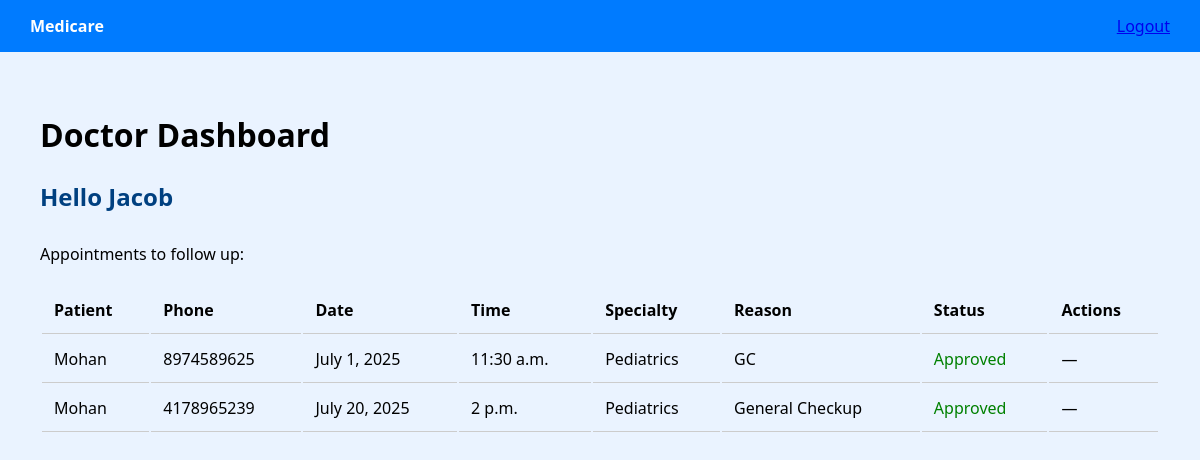
The page /dashboard/doctor/ (signed in) on the database its author committed.
### core/models.py (models this page shows, shortened)
class Appointment(models.Model):
    SPECIALTY_CHOICES = [
    ('Cardiology', 'Cardiology'),
    ('Gynecology', 'Gynecology'),
    ('Neurology', 'Neurology'),
    ('Psychiatry', 'Psychiatry'),
    ('Dermatology', 'Dermatology'),
    ('Pediatrics', 'Pediatrics'),
    ('Dentistry', 'Dentistry'),
    ('Orthopedics', 'Orthopedics'),
    ('ENT', 'ENT'),
    ('Oncology', 'Oncology'),
    ('General', 'General'),
    ('Radiology', 'Radiology'),
    ('Urology', 'Urology'),
    ('Endocrinology', 'Endocrinology'),
    ('Gastroenterology', 'Gastroenterology'),
    ('Nephrology', 'Nephrology'),
    ('Rheumatology', 'Rheumatology'),
    ('Pulmonology', 'Pulmonology'),
    ('Ophthalmology', 'Ophthalmology'),
]
    patient = models.ForeignKey(User, on_delete=models.CASCADE, related_name='appointments')
    patient_name = models.CharField(max_length=100)
    phone = models.CharField(max_length=10)
    specialty = models.CharField(max_length=100, choices=SPECIALTY_CHOICES)
    doctor = models.ForeignKey(User, on_delete=models.CASCADE, related_name='doctor_appointments')
    date = models.DateField()
    time = models.TimeField()
    reason = models.TextField()
    approved = models.BooleanField(default=False)
    rejected = models.BooleanField(default=False)

### core/views.py (the view)
# urls.py: path('dashboard/doctor/', doctor_dashboard, name='doctor_dashboard'),
@login_required
def doctor_dashboard(request):
    if not request.user.email.endswith('@doctor.com'):
        return redirect('login')
    appointments = Appointment.objects.filter(doctor=request.user).order_by('date', 'time')
    context = {
        'appointments': appointments
    }
    return render(request, 'medicare/doctor_dashboard.html', context)

### core/templates/medicare/doctor_dashboard.html (shortened to what this page needs)
{% load static %}
<!DOCTYPE html>
<html>
<head>
    <link rel="stylesheet" href="{% static 'css/bootstrap.min.css' %}">
</head>
<body>
    <div class="top-bar">
        <div><strong>Medicare</strong></div>
        <div><a href="{% url 'logout' %}" class="btn btn-light">Logout</a></div>
    </div>
    <div class="container-fluid">
        <h1>Doctor Dashboard</h1><h2><p class="lead">Hello <strong>{{ request.user.username }}</strong></h2> Appointments to follow up:</p>
        {% if appointments %}
            <table>
                <thead>
                    <tr>
                        <th>Patient</th>
                        <th>Phone</th>
                        <th>Date</th>
                        <th>Time</th>
                        <th>Specialty</th>
                        <th>Reason</th>
                        <th>Status</th>
                        <th>Actions</th>
                    </tr>
                </thead>
                <tbody>
                {% for appt in appointments %}
                    <tr>
                        <td>{{ appt.patient_name }}</td>
                        <td>{{ appt.phone }}</td>
                        <td>{{ appt.date }}</td>
                        <td>{{ appt.time }}</td>
                        <td>{{ appt.specialty }}</td>
                        <td>{{ appt.reason }}</td>
                        <td>
                            {% if appt.approved %}
                                <span class="text-success">Approved</span>
                            {% elif appt.rejected %}
                                <span class="text-danger">Rejected</span>
                            {% else %}
                                <span class="text-warning">Pending</span>
                            {% endif %}
                        </td>
                        <td>
                            {% if not appt.approved and not appt.rejected %}
                                <form method="post" action="{% url 'approve_appointment' appt.id %}" class="inline-form">
                                    {% csrf_token %}
                                    <button type="submit" class="btn-approve">Approve</button>
                                </form>
                                <form method="post" action="{% url 'reject_appointment' appt.id %}" class="inline-form">
                                    {% csrf_token %}
                                    <button type="submit" class="btn-reject">Reject</button>
                                </form>
                            {% else %}
                                —
                            {% endif %}
                        </td>
                    </tr>
                {% endfor %}
                </tbody>
            </table>
        {% else %}
            <p>No appointments yet.</p>
        {% endif %}
    </div>
</body>
</html>

### core/templates/medicare/doctor_dashboard.html (style rules this page uses)
body { background-color: #eaf3ff; font-family: 'Segoe UI', sans-serif; margin: 0; padding: 0; }
.top-bar { background-color: #007bff; padding: 15px 30px; color: white; display: flex; justify-content: space-between; }
.container-fluid { padding: 40px; }
h2 { margin-bottom: 30px; color: #004080; }
table { width: 100%; margin-top: 20px; }
th, td { padding: 12px; text-align: left; border-bottom: 1px solid #ccc; }
.text-success { color: green; }

### rows shown on the page
Appointment: patient_name "Mohan", phone "8974589625", date "July 1, 2025", time "11:30 a.m.", specialty "Pediatrics", reason "GC", approved "Approved"
Appointment: patient_name "Mohan", phone "4178965239", date "July 20, 2025", time "2 p.m.", specialty "Pediatrics", reason "General Checkup", approved "Approved"

### other values the page prints
{{ request.user.username }} "Jacob"
